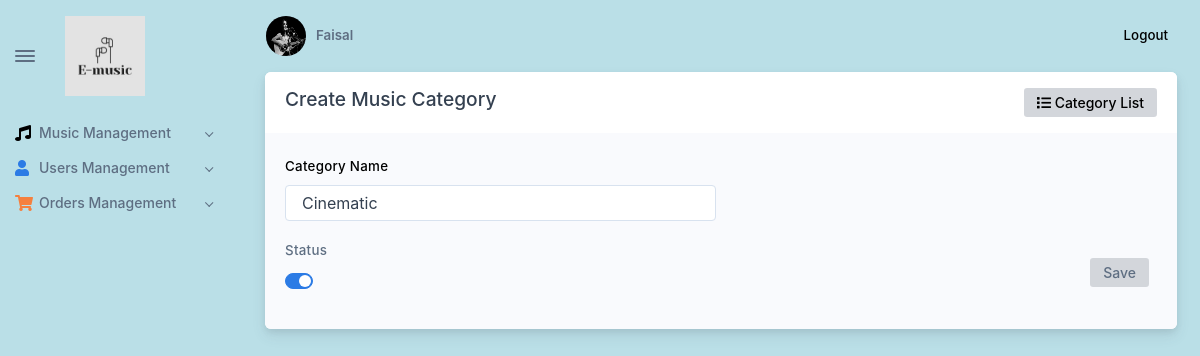
Page /admin/screens/pages/add-category.php?cat_id=9 (signed in) on the committed database.
### tables this page shows
CREATE TABLE `users` (
    `user_id` int(11) NOT NULL,
    `user_name` varchar(50) DEFAULT NULL,
    `user_type` int(11) DEFAULT NULL,
    `email` varchar(255) DEFAULT NULL,
    `password` varchar(255) DEFAULT NULL,
    `user_image` varchar(100) NOT NULL,
    `status` int(11) DEFAULT NULL
);

CREATE TABLE `music_category` (
    `cat_id` int(11) NOT NULL,
    `cat_name` varchar(50) DEFAULT NULL,
    `status` int(11) DEFAULT NULL
);

### url.php (called while the page is built, shortened)
<?php
$site_path  = 'http://localhost/emusic/';
$admin_path = $site_path . 'admin/';

### class/cls_db.php (called while the page is built, shortened)
<?php
function make_connection() {
	return mysqli_connect( 'localhost', 'root', '', 'emusic_db' );
}
function select( $Query ) {
	$conn         = make_connection();
	$result_array = mysqli_query( $conn, $Query );
	if ( empty( $result_array ) ) {
		return 0;
	} else {
		return $result_array;
	}
}

### admin/screens/configuration/conf-category.php (called while the page is built, shortened)
<?php
if ( isset( $_GET['cat_id'] ) ) {
	$cat_id = $_GET['cat_id'];
	$category_Get_Query = "SELECT * FROM music_category where cat_id= $cat_id";
	$selected_array     = select( $category_Get_Query );
	$record = mysqli_fetch_array( $selected_array );
	$title  = $record['cat_name'];
} else {
	$title  = '';
	$status = 1;
}

### admin/screens/pages/add-category.php (the view, shortened to what this page needs)
<!DOCTYPE html>
<html lang="en-US" dir="ltr">
<body class="bg-nav">
	<?php
		require '../../includes/header.php';
		require '../../../class/cls_db.php';
		require '../configuration/conf-category.php';
	?>
		<main class="main" id="top">
			<div class="container-fluid content-area " data-layout="container">
				<?php require '../../includes/navbar.php'; ?>
					<div class="content">
						<?php require '../../includes/menu.php'; ?>
							<form method="POST" action="<?php echo $_SERVER['PHP_SELF']; ?>" enctype="multipart/form-data" class="validate">
								<div class="row no-gutters">
									<div class="col-lg-12 pr-lg-2">
										<div class="card mb-3">
											<div class="card-header d-flex justify-content-between">
												<h5 class="mb-0">Create Music Category</h5>
												<a href="list-category.php">
									            <button type="button" class="btn btn-sm btn-custom text-black"> <i class="fa fa-list"></i> Category List</button></a>
											</div>
											<div class="card-body bg-light">
												<div class="form-row text-black">
													<div class="col-sm-6">
														<div class="form-group">
															<label for="field-name">Category Name</label>
															<input class="form-control" id="catname" name="catname" type="text" placeholder="Category Name" value="<?php echo $title; ?>" required>
														</div>
													</div>
												</div>
												<div class="row">
													<div class="col-12">
														<div class="row justify-content-between align-items-center">
															<div class="col-md">
																<div class="form-group">
																	<label for="field-type">Status</label>
																	<div class="custom-control custom-switch">
																	</div>
																</div>
															</div>
															<div class="col-auto">
																<button type="submit" class="btn btn-custom btn-sm mr-2">Save</button>
															</div>
														</div>
													</div>
												</div>
											</div>
										</div>
									</div>
								</div>
							</form>
					</div>
			</div>
		</main>
</body>
</html>

### admin/includes/menu.php (shortened to what this page needs)
<?php
$admin_id    = $_SESSION['admin'];
$adminQuery  = "SELECT * FROM users WHERE user_id = $admin_id";
$adminArray  = select( $adminQuery );
$adminRecord = mysqli_fetch_array( $adminArray );
$admin_img = $site_path . 'images/profile/' . $adminRecord['user_image'];
?>
	<nav class="navbar navbar-light fs--1 font-weight-semi-bold row navbar-top sticky-kit navbar-expand p-3">
		<div class="collapse navbar-collapse d-flex justify-content-between" id="navbarNavDropdown1">
			<div class="d-flex align-items-center">
				<img src="<?php echo $admin_img; ?> " alt="" class="menu-img">
				<?php echo $adminRecord['user_name']; ?>
			</div>
			<ul class="navbar-nav align-items-center ml-auto">
				<li class="nav-item">
					<a class="dropdown-item text-black fs--1" href="<?php echo $admin_path; ?>screens/pages/logout.php">Logout</a>
				</li>
			</ul>
		</div>
	</nav>

### assets/css/style.css (style rules this page uses)
.menu-img { width: 40px; height: 40px; border-radius: 50%; box-shadow: 1px 1px 5px inset; margin-right: 10px; }

### assets/css/custom.css (style rules this page uses)
.bg-nav { background-color: #badfe7; }
.btn-custom { background-color: #d3d6db; }
ul { list-style-type: none; }

### rows in the picture
users: user_image (picture), user_name "Faisal"
music_category: catname "Cinematic"
